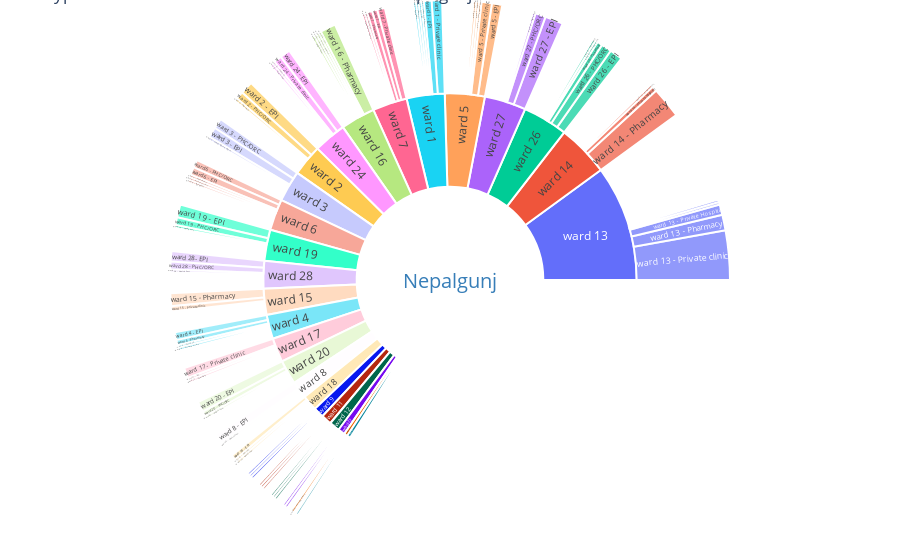

The cell this chart's notebook holds for it:
### Code cell
trace = go.Sunburst(
    labels=labels,
    parents=parents,
    values=values,
    outsidetextfont = {"size": 20, "color": "#377eb8"},
    marker = {"line": {"width": 2}},
)

layout = go.Layout(
    title = "Types of health service in different Wards of Nepalgunj",
    margin = go.layout.Margin(t=0, l=0, r=0, b=0)
)

py.iplot(go.Figure([trace], layout), filename='basic_sunburst_chart')

### Figure 1 — Plotly figure (JSON) as saved in the notebook; plotly's stock layout.template omitted (floating-point values rounded to 4 significant figures)
{"data": [{"labels": ["Nepalgunj", "ward 1", "ward 2", "ward 3", "ward 4", "ward 5", "ward 6", "ward 7", "ward 8", "ward 9", "ward 11", "ward 12", "ward 13", "ward 14", "ward 15", "ward 16", "ward 17", "ward 18", "ward 19", "ward 20", "ward 22", "ward 23", "ward 24", "ward 25", "ward 26", "ward 27", "ward 28", "ward 1 - Private clinic", "ward 1 - EPI", "ward 1 - Urban Health Centre", "ward 1 - PHC/ORC", "ward 1 - Pharmacy", "ward 1 - Ayurbedic", "ward 2 - EPI", "ward 2 - PHC/ORC", "ward 2 - Pharmacy", "ward 3 - PHC/ORC", "ward 3 - EPI", "ward 3 - Urban Health Centre", "ward 4 - EPI", "ward 4 - Pharmacy", "ward 4 - PHC/ORC", "ward 4 - Private clinic", "ward 5 - EPI", "ward 5 - Private clinic", "ward 5 - Urban Health Centre", "ward 5 - PHC/ORC", "ward 5 - Ayurbedic", "ward 6 - PHC/ORC", "ward 6 - EPI", "ward 6 - Health Post", "ward 6 - Private clinic", "ward 6 - Ayurbedic", "ward 7 - Private clinic", "ward 7 - EPI", "ward 7 - Pharmacy", "ward 7 - PHC/ORC", "ward 7 - Urban Health Centre", "ward 8 - EPI", "ward 8 - Health Post", "ward 9 - PHC/ORC", "ward 9 - Private clinic", "ward 9 - EPI", "ward 11 - Urban Health Centre", "ward 11 - EPI", "ward 11 - Ayurbedic", "ward 12 - EPI", "ward 12 - Pharmacy", "ward 12 - Private Hospital", "ward 13 - Private clinic", "ward 13 - Pharmacy", "ward 13 - Private Hospital", "ward 13 - Urban Health Centre", "ward 13 - Government Hospital", "ward 14 - Pharmacy", "ward 14 - Private Hospital", "ward 14 - Private clinic", "ward 15 - Pharmacy", "ward 15 - Private clinic", "ward 16 - Pharmacy", "ward 16 - EPI", "ward 16 - Private Hospital", "ward 16 - Private clinic", "ward 16 - Health Post", "ward 17 - Private clinic", "ward 17 - EPI", "ward 17 - Pharmacy", "ward 18 - EPI", "ward 18 - PHC/ORC", "ward 18 - Health Post", "ward 19 - EPI", "ward 19 - PHC/ORC", "ward 19 - Health Post", "ward 20 - EPI", "ward 20 - PHC/ORC", "ward 20 - Health Post", "ward 22 - Health Post", "ward 22 - EPI", "ward 23 - Private clinic", "ward 24 - EPI", "ward 24 - Private clinic", "ward 24 - PHC/ORC", "ward 24 - Health Post", "ward 25 - Health Post", "ward 26 - EPI", "ward 26 - PHC/ORC", "ward 26 - Pharmacy", "ward 26 - Private clinic", "ward 26 - Health Post", "ward 27 - EPI", "ward 27 - PHC/ORC", "ward 27 - Health Post", "ward 28 - EPI", "ward 28 - PHC/ORC", "ward 28 - Health Post"], "marker": {"line": {"width": 2}}, "outsidetextfont": {"color": "#377eb8", "size": 20}, "parents": ["", "Nepalgunj", "Nepalgunj", "Nepalgunj", "Nepalgunj", "Nepalgunj", "Nepalgunj", "Nepalgunj", "Nepalgunj", "Nepalgunj", "Nepalgunj", "Nepalgunj", "Nepalgunj", "Nepalgunj", "Nepalgunj", "Nepalgunj", "Nepalgunj", "Nepalgunj", "Nepalgunj", "Nepalgunj", "Nepalgunj", "Nepalgunj", "Nepalgunj", "Nepalgunj", "Nepalgunj", "Nepalgunj", "Nepalgunj", "ward 1", "ward 1", "ward 1", "ward 1", "ward 1", "ward 1", "ward 2", "ward 2", "ward 2", "ward 3", "ward 3", "ward 3", "ward 4", "ward 4", "ward 4", "ward 4", "ward 5", "ward 5", "ward 5", "ward 5", "ward 5", "ward 6", "ward 6", "ward 6", "ward 6", "ward 6", "ward 7", "ward 7", "ward 7", "ward 7", "ward 7", "ward 8", "ward 8", "ward 9", "ward 9", "ward 9", "ward 11", "ward 11", "ward 11", "ward 12", "ward 12", "ward 12", "ward 13", "ward 13", "ward 13", "ward 13", "ward 13", "ward 14", "ward 14", "ward 14", "ward 15", "ward 15", "ward 16", "ward 16", "ward 16", "ward 16", "ward 16", "ward 17", "ward 17", "ward 17", "ward 18", "ward 18", "ward 18", "ward 19", "ward 19", "ward 19", "ward 20", "ward 20", "ward 20", "ward 22", "ward 22", "ward 23", "ward 24", "ward 24", "ward 24", "ward 24", "ward 25", "ward 26", "ward 26", "ward 26", "ward 26", "ward 26", "ward 27", "ward 27", "ward 27", "ward 28", "ward 28", "ward 28"], "type": "sunburst", "values": [227, 11, 9, 9, 7, 12, 9, 11, 5, 3, 3, 3, 36, 15, 8, 10, 8, 5, 9, 7, 2, 1, 10, 1, 13, 12, 8, 4, 3, 1, 1, 1, 1, 5, 3, 1, 4, 4, 1, 3, 2, 1, 1, 4, 4, 1, 1, 1, 3, 3, 1, 1, 1, 3, 2, 2, 1, 1, 4, 1, 1, 1, 1, 1, 1, 1, 1, 1, 1, 19, 6, 4, 1, 1, 12, 2, 1, 5, 2, 6, 1, 1, 1, 1, 4, 1, 1, 2, 1, 1, 5, 3, 1, 4, 2, 1, 1, 1, 1, 4, 3, 1, 1, 1, 5, 4, 2, 1, 1, 7, 4, 1, 4, 3, 1]}], "layout": {"margin": {"b": 0, "l": 0, "r": 0, "t": 0}, "title": {"text": "Types of health service in different Wards of Nepalgunj"}}}
